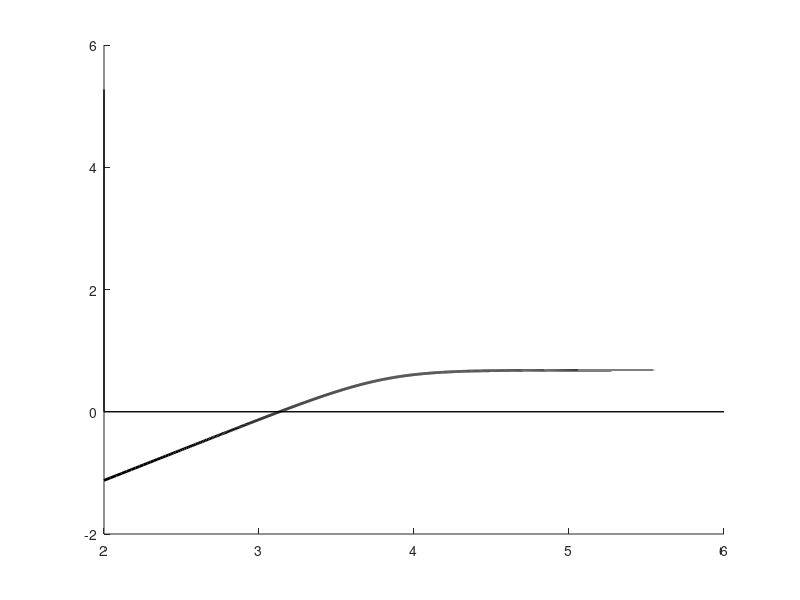
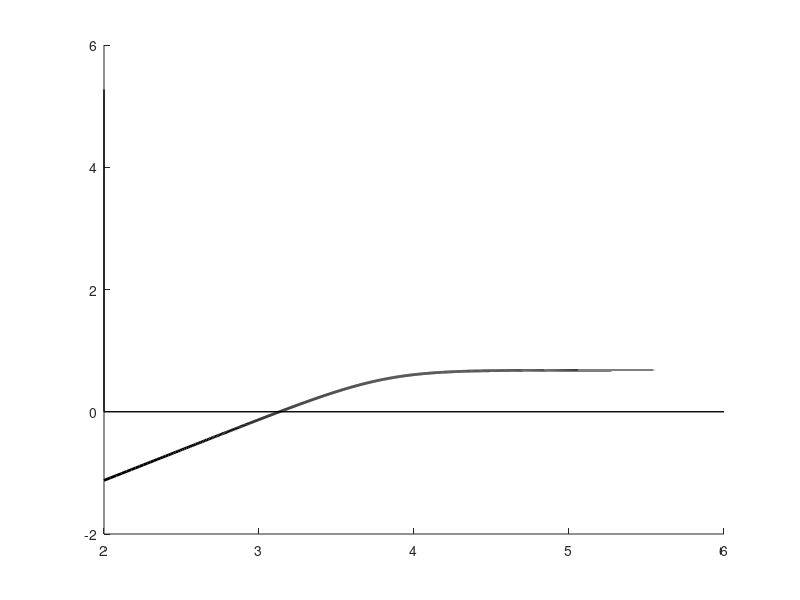

Source code (MATLAB) for these figures, in order:
#lowCutoffFrequencyA

clf
hold on


R=5000+245238;
C=10^(-10);

A=@(f) -4.79464./(1+1./(1j.*2.*pi.*f.*R.*C));


f=100:10:1000000;
plot(log10(f),log10(abs(A(f))),"linewidth",2,"color","black")

%axis
plot([log10(100),log10(1000000)],[0,0],"linewidth",1,"color","black")
plot([log10(100),log10(100)],[0,1.1*abs(A(1000000))],"linewidth",1,"color","black")

%cut off freq
%plot([log10(6360),log10(6360)],[0,abs(A(6360))])
%plot([log10(100),log10(6360)],[abs(A(6360)),abs(A(6360))])

%axis ticks
%tk=[log10(100),log10(1000),log10(10000),log10(100000),log10(1000000)];
%for i= tk
%plot([i,i],[0,-0.1],"linewidth",1,"color","black")
%endfor

%tk=[1,2,3,4,5];
%for i= tk
%plot([log10(100),log10(90)],[i,i],"linewidth",1,"color","black")
%endfor

grid off
axis on

print -demf lowCutoffFrequencyPhaseBode.emf
print -deps lowCutoffFrequencyPhaseBode.eps
